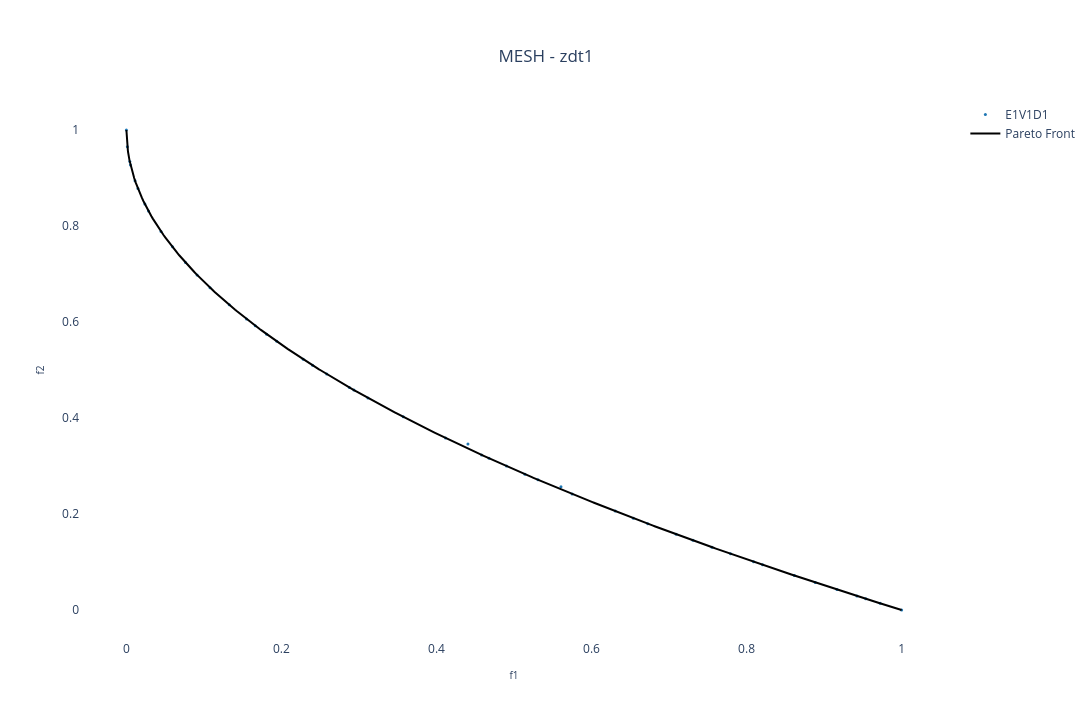

Notebook code for this chart:
### Markdown cell above
## Benchmark 2D:

### Code cell
pareto_front = []

experiment_name = "zdt1"
num_run = 30 # Number of runs
position_dim = 10 # Number of variables
population_size = 50 # Population size
max_fit_eval = 15000 # Maximum number of fitness evaluations
n_pareto_points = 500 # Number of Pareto points to be generated

# Choosing the files
choose_global_best_attribution_type = [0] # [0,1,2,3] # [0, 1, 2, 3]
choose_dm_pool_type = [0] # [0, 1, 2]
choose_de_mutation_type = [0] # [0, 1, 2, 3, 4]

# Name of chosen files
file_names = [
        f"E{i+1}V{j+1}D{k+1}_{experiment_name}.pkl"
        for i in choose_global_best_attribution_type
        for j in choose_dm_pool_type
        for k in choose_de_mutation_type
    ]
num_dataset = len(file_names) # Number of dataset

solid_colors = [mcolors.to_hex(cm.tab10(i)) for i in range(num_dataset + 1)] # List with solid colors

colorscales = pc.named_colorscales() # List of color scales
num_scales = len(colorscales)

for i in range(num_dataset):
  with open("../result/" + file_names[i], "rb") as f:
    r = pickle.load(f)
    pareto_front.append(
      go.Scatter(x=r['combined'][1][:,0],
                   y=r['combined'][1][:,1],
                   mode='markers', marker=dict(size=3, color=solid_colors[i]), #r['combined'][1][:,1], colorscale=colorscales[(i+1) % num_scales]),
                   name=file_names[i][:6],
                   showlegend=True)
    )

# Creating a subplot
fig = go.Figure()

for i in range(num_dataset):
    fig.add_trace(pareto_front[i])

# Setting layout
fig.update_layout(
    showlegend=True,
    xaxis=dict(title=dict(text='f1', font=dict(size=10))),
    yaxis=dict(title=dict(text='f2', font=dict(size=10))),
    title=dict(
        text='MESH - ' + experiment_name,
        x=0.5,  # Centering the title
        xanchor='center',
        yanchor='top'
    ),
    #margin=dict(l=0, r=0, b=0, t=0), # Rearrange the margin
    width=1520,   # Figure width (pixels)
    height=720,  # Figure height (pixels)
    paper_bgcolor="white",
    plot_bgcolor='white'
)

# Plotting the Pareto front
real_pareto_front_list = get_pareto(experiment_name, n_pareto_points, position_dim, 2)
for rpf in real_pareto_front_list:
    fig.add_trace(
        go.Scatter(x=rpf[:,0],
            y=rpf[:,1],
            mode='lines', marker=dict(size=3, color='black'),
            name='Pareto Front',
            showlegend=True
            )
        )

# Showing the figure
fig.show()

### Figure 1 — Plotly figure (JSON) as saved in the notebook; plotly's stock layout.template omitted (floating-point values rounded to 4 significant figures; data arrays with more than 128 entries replaced by an {"elided": "..."} marker saying what was removed)
{"data": [{"marker": {"color": "#1f77b4", "size": 3}, "mode": "markers", "name": "E1V1D1", "showlegend": true, "type": "scatter", "x": [0, 0.00122, 0.004382, 0.005279, 0.01113, 0.01486, 0.02381, 0.02849, 0.04466, 0.0595, 0.07624, 0.09113, 0.1079, 0.1327, 0.1549, 0.1662, 0.1809, 0.194, 0.2281, 0.2402, 0.2584, 0.2876, 0.2935, 0.3116, 0.3571, 0.4117, 0.4406, 0.4582, 0.4678, 0.4903, 0.5141, 0.531, 0.5606, 0.575, 0.6306, 0.654, 0.6726, 0.7092, 0.7308, 0.7553, 0.7794, 0.8091, 0.8207, 0.8617, 0.8886, 0.9166, 0.9424, 0.9538, 0.9723, 1], "y": [1, 0.9651, 0.9342, 0.9273, 0.8945, 0.8781, 0.8457, 0.8312, 0.7887, 0.7567, 0.7239, 0.6981, 0.6715, 0.6358, 0.6064, 0.5923, 0.5747, 0.5597, 0.5224, 0.5099, 0.4919, 0.4637, 0.4582, 0.4418, 0.4024, 0.3583, 0.3458, 0.3231, 0.3163, 0.2998, 0.283, 0.2714, 0.2566, 0.2417, 0.2061, 0.1913, 0.1799, 0.1579, 0.1451, 0.1309, 0.1172, 0.1008, 0.09405, 0.07175, 0.05734, 0.04262, 0.02924, 0.02351, 0.01396, 0]}, {"marker": {"color": "black", "size": 3}, "mode": "lines", "name": "Pareto Front", "showlegend": true, "type": "scatter", "x": {"elided": "500 float values"}, "y": {"elided": "500 float values"}}], "layout": {"height": 720, "paper_bgcolor": "white", "plot_bgcolor": "white", "showlegend": true, "title": {"text": "MESH - zdt1", "x": 0.5, "xanchor": "center", "yanchor": "top"}, "width": 1520, "xaxis": {"title": {"font": {"size": 10}, "text": "f1"}}, "yaxis": {"title": {"font": {"size": 10}, "text": "f2"}}}}
